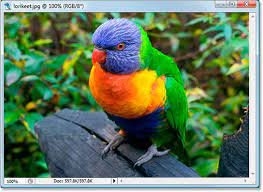
#> input picture Image_Processing_Fundamentals/color_conversion_python_scratch/bird.jpg, 263 x 192 px
$ jupyter execute RGB2YCbCr.ipynb   (shell and % lines are left out)
#> lines starting #> are read from the running program, lines starting #| are printed output that depends on the picture
[cell 1]
import cv2 as cv
import sys
import os

import numpy as np
import matplotlib.pyplot as plt

[cell 2]
# Load Image
img_rgb = cv.imread("bird.jpg")
#> img_rgb is the input picture: shape (192, 263, 3); mean B, G, R 94.5, 123.3, 99

# splitting the color channels of the image  and then normalizing
r, g, b = img_rgb[:,:,2], img_rgb[:,:,1], img_rgb[:,:,0]
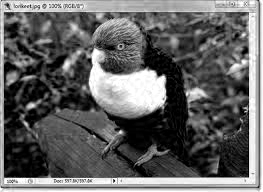
#> r: shape (192, 263); min 0, max 255, mean 99
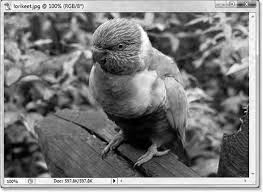
#> g: shape (192, 263); min 0, max 255, mean 123.3
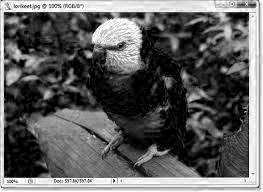
#> b: shape (192, 263); min 0, max 255, mean 94.5
R, G, B = r/ 255.0 , g/255.0, b/255.0

# create a dummy matrix with all values 0
ycrcb = img_rgb.copy()
ycrcb[:,:,:] = [0, 0 ,0]
#> ycrcb: shape (192, 263, 3); every value is 0

# iterating through the image height and width
for i in range(img_rgb.shape[0]):
    for j in range(img_rgb.shape[1]):

        R = img_rgb[i,j,0]
        G = img_rgb[i,j,1]
        B = img_rgb[i,j,2]

        ycrcb[i,j,0] =  0.299 * R + 0.587 * G + 0.114 * B;
        ycrcb[i,j,1] = -0.168736 * R - 0.331264 * G + 0.5 * B + 128;
        ycrcb[i,j,2] =  0.5 * R - 0.418688 * G - 0.081312 * B + 128;
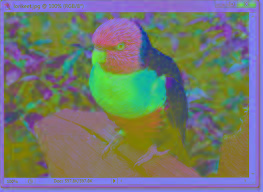
#> ycrcb: shape (192, 263, 3); mean B, G, R 111.5, 120.2, 115.1

#         # Merge the final output to dummy matrix
#         ycrcb[i,j,0] = (65.738* img_rgb[i,j,2])/256 + (129.057 * img_rgb[i,j,1])/256 + (25.064 * img_rgb[i,j,0])/256
#         ycrcb[i,j,1] = 128 - (37.945 * img_rgb[i,j,2])/256 - (74.494 * img_rgb[i,j,1])/256 + (112.439 * img_rgb[i,j,0])/256
#         ycrcb[i,j,2] = 128 + (112.439 * img_rgb[i,j,2])/256 - (94.154 * img_rgb[i,j,1])/256 - (18.285 * img_rgb[i,j,0])/256

# plotting the results on grid
fig, axs = plt.subplots(2, 2, figsize = (40, 40))

plt.subplot(1, 2, 1)
plt.title("RGB Image", fontsize = 30)
plt.imshow(img_rgb)

plt.subplot(1, 2, 2)
plt.title("Manual YCrCb Image", fontsize = 30)
plt.imshow(cv.cvtColor(ycrcb, cv.COLOR_BGR2RGB))

cv.imshow("Original Image", img_rgb)
key=cv.waitKey(0)
#> (key Esc is pressed here)

cv.imshow('YCbCr IMAGE',ycrcb)
cv.waitKey(0)
cv.destroyAllWindows()
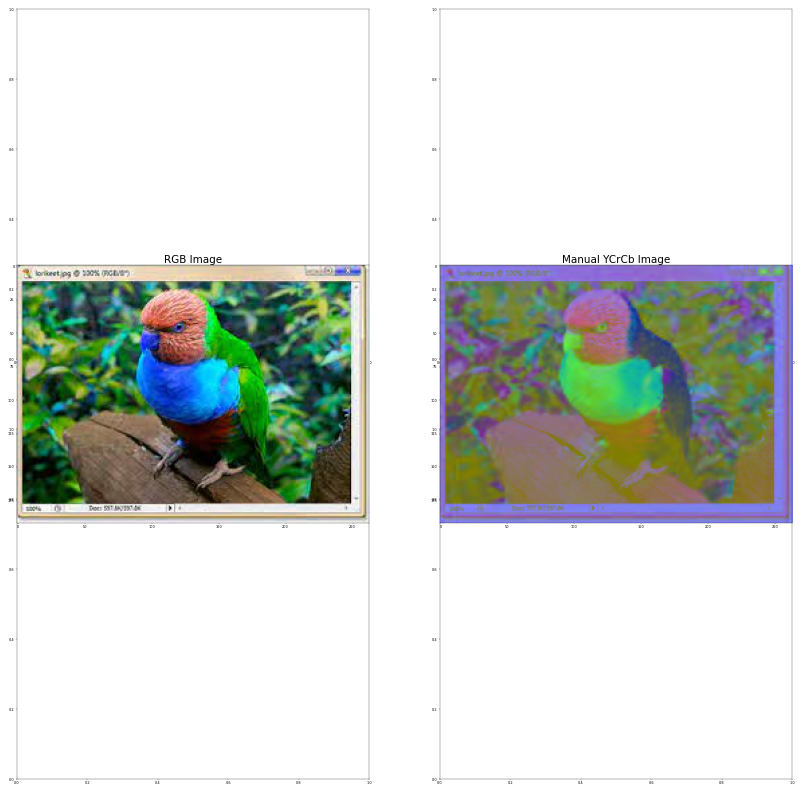
#> figure drawn by matplotlib, 2 panels; B, G, R data is drawn as R, G, B

$ run again, with Image_Processing_Fundamentals/color_conversion_python_scratch/YIQ_check.jpg copied over Image_Processing_Fundamentals/color_conversion_python_scratch/bird.jpg
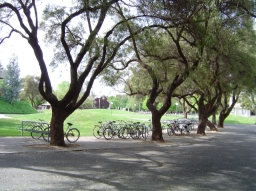
#> input picture Image_Processing_Fundamentals/color_conversion_python_scratch/YIQ_check.jpg, 256 x 191 px
#> img_rgb is the input picture: shape (191, 256, 3); mean B, G, R 114.8, 124.8, 121
#> after the loop `for i in range(img_rgb.shape[0]):`:
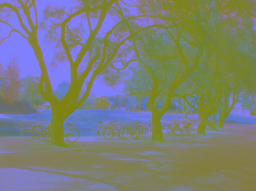
#> ycrcb: shape (191, 256, 3); mean B, G, R 120.9, 127.3, 122.9
#> `[cell 2] # Load Image img_rgb = cv.imread("bird.jpg")  # splitting the..`:
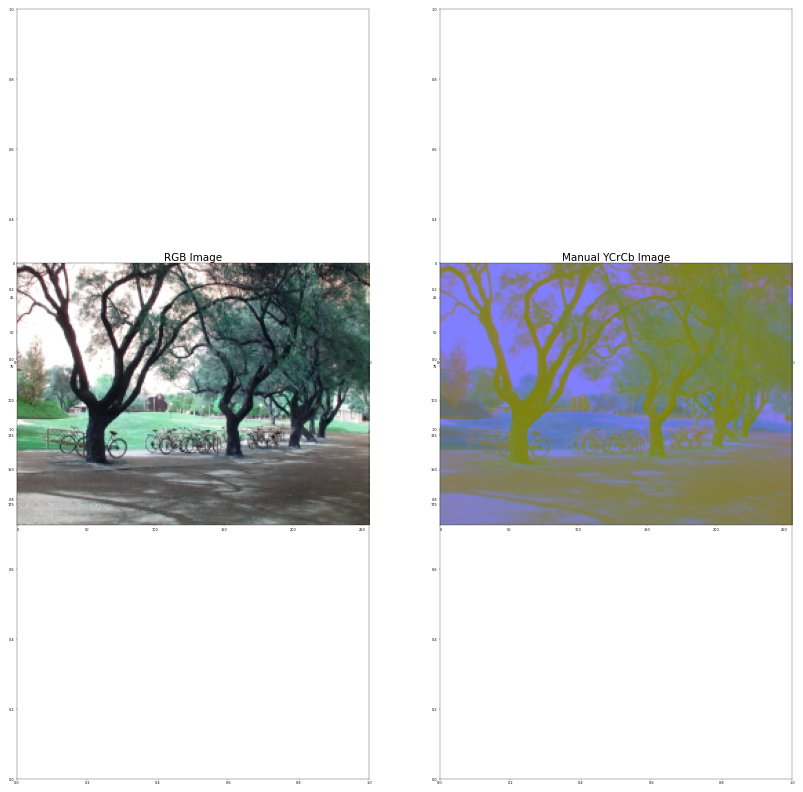
#> figure drawn by matplotlib, 2 panels; B, G, R data is drawn as R, G, B
